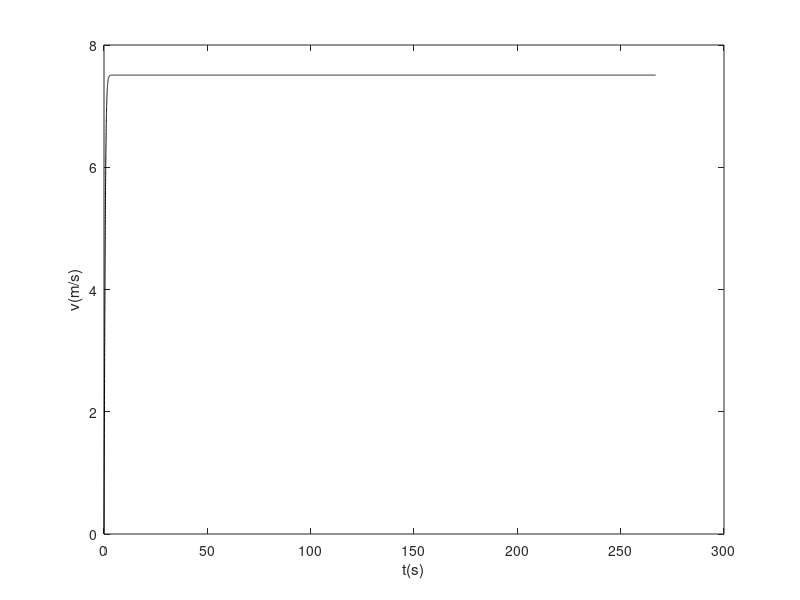

MATLAB code for this plot: (Note: this script raises an error after producing the figure.)
r=1.1443/1000;
V=4/3*pi*r^3;
A=pi*r^2;
rho_w=1000;
rho_a=((-0.0977*2+1.225)+1.225)/2;
Cd=0.47;
mass=V*rho_w;
g=9.80;
v=0;
F=mass*g-1/2*Cd*rho_a*A*v^2;

dt=0.01;
h=2000;
dh=0;

i=2;
while h>0
    v(i)=F(i-1)*dt/mass+v(i-1);
    dh(i)=(v(i-1)+v(i))/2*dt;
    h(i)=h(i-1)-dh(i);
    F(i)=mass*g-1/2*Cd*rho_a*A*v(i)^2-rho_a*V*g;

    i=i+1;
end
t=0:dt:(length(v)-1)*dt;
plot(t,v,'k')

xlabel("t(s)")
ylabel("v(m/s)")


%integral Fdt = m*vf
syms y(t)
eqn=g-1/2*Cd*rho_a*A*y(t)^2/mass==diff(y,t); %-rho_a*V*g/mass
solution(t)=dsolve(eqn,y(0)==0)